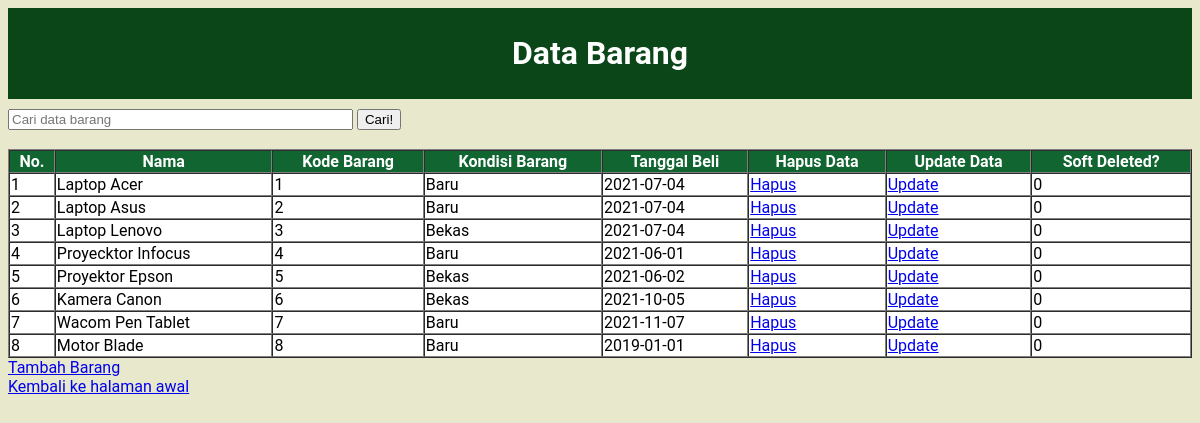
The page /inventaris_kantor/data_barang.php (signed in) on the database its author committed.
### tables this page shows
CREATE TABLE `barang` (
  `kode_barang` int(20) NOT NULL,
  `nama_barang` varchar(50) NOT NULL,
  `kondisi_barang` varchar(50) NOT NULL,
  `tanggal_beli` date NOT NULL,
  `IS_DELETED` bit(1) NOT NULL DEFAULT b'0'
);

### inventaris_kantor/functions.php (called while the page is built, shortened)
<?php
$conn = mysqli_connect("localhost","root","","inventaris_kantor");
function query($query) {
    global $conn;
    $result = mysqli_query($conn, $query);
    $rows = [];
    while ( $row = mysqli_fetch_assoc($result)) {
        $rows[] = $row;
    }
    return $rows;
}
?>

### inventaris_kantor/data_barang.php (the view, shortened to what this page needs)
<?php
require 'functions.php';
$barang = query("SELECT * FROM barang");
?>
<!DOCTYPE html>
<html lang="en">
<head>
    <link rel="stylesheet" href="table.css">
</head>
<body>
    <div>
    <h1>Data Barang</h1>
    </div>
    <form action="" method="post">
        <input type="text" name="keyword" size="40" autofocus
        placeholder="Cari data barang">
        <button type="submit" name="cari">Cari!</button>
    </form>
    <br>
    <table border="1" cellpadding="1" cellspacing="0">
        <tr>
            <th>No.</th>
            <th>Nama</th>
            <th>Kode Barang</th>
            <th>Kondisi Barang</th>
            <th>Tanggal Beli</th>
            <th>Hapus Data</th>
            <th>Update Data</th>
            <th>Soft Deleted?</th>
        </tr>
    <?php $i = 1; ?>
    <?php foreach ($barang as $brg ) : ?>
        <tr>
            <td><?php echo $i; ?></td>
            <td><?php echo $brg["nama_barang"]?></td>
            <td><?php echo $brg["kode_barang"]?></td>
            <td><?php echo $brg["kondisi_barang"]?></td>
            <td><?php echo $brg["tanggal_beli"]?></td>
            <td><a href="hapus_barang.php?id=<?php echo $brg["kode_barang"]?>">Hapus</a></td>
            <td><a href="update_barang.php?id=<?php echo $brg["kode_barang"]?>">Update</a></td>
            <td><?php echo $brg["IS_DELETED"]?></td>
        </tr>
    <?php $i++; ?>
    <?php endforeach;?>
    </table>
    <a href="tambah_barang.php">Tambah Barang</a>
    <br>
    <a href="index2.php">Kembali ke halaman awal</a>
</body>
</html>

### inventaris_kantor/table.css (style rules this page uses)
body { font-family: 'Roboto', sans-serif; background-color: #E8E8CC; }
table { background-color: white; width: 100%; }
tr { color: black; }
th { background-color: #116530; color: white; }
div { background-color: #0B4619; color: white; padding: 5px 20px; margin-bottom: 10px; }
h1 { text-align:center; }

### rows shown on the page
barang: nama_barang "Laptop Acer", kode_barang "1", kondisi_barang "Baru", tanggal_beli "2021-07-04", IS_DELETED "0"
barang: nama_barang "Laptop Asus", kode_barang "2", kondisi_barang "Baru", tanggal_beli "2021-07-04", IS_DELETED "0"
barang: nama_barang "Laptop Lenovo", kode_barang "3", kondisi_barang "Bekas", tanggal_beli "2021-07-04", IS_DELETED "0"
barang: nama_barang "Proyecktor Infocus", kode_barang "4", kondisi_barang "Baru", tanggal_beli "2021-06-01", IS_DELETED "0"
barang: nama_barang "Proyektor Epson", kode_barang "5", kondisi_barang "Bekas", tanggal_beli "2021-06-02", IS_DELETED "0"
barang: nama_barang "Kamera Canon", kode_barang "6", kondisi_barang "Bekas", tanggal_beli "2021-10-05", IS_DELETED "0"
barang: nama_barang "Wacom Pen Tablet", kode_barang "7", kondisi_barang "Baru", tanggal_beli "2021-11-07", IS_DELETED "0"
barang: nama_barang "Motor Blade", kode_barang "8", kondisi_barang "Baru", tanggal_beli "2019-01-01", IS_DELETED "0"
